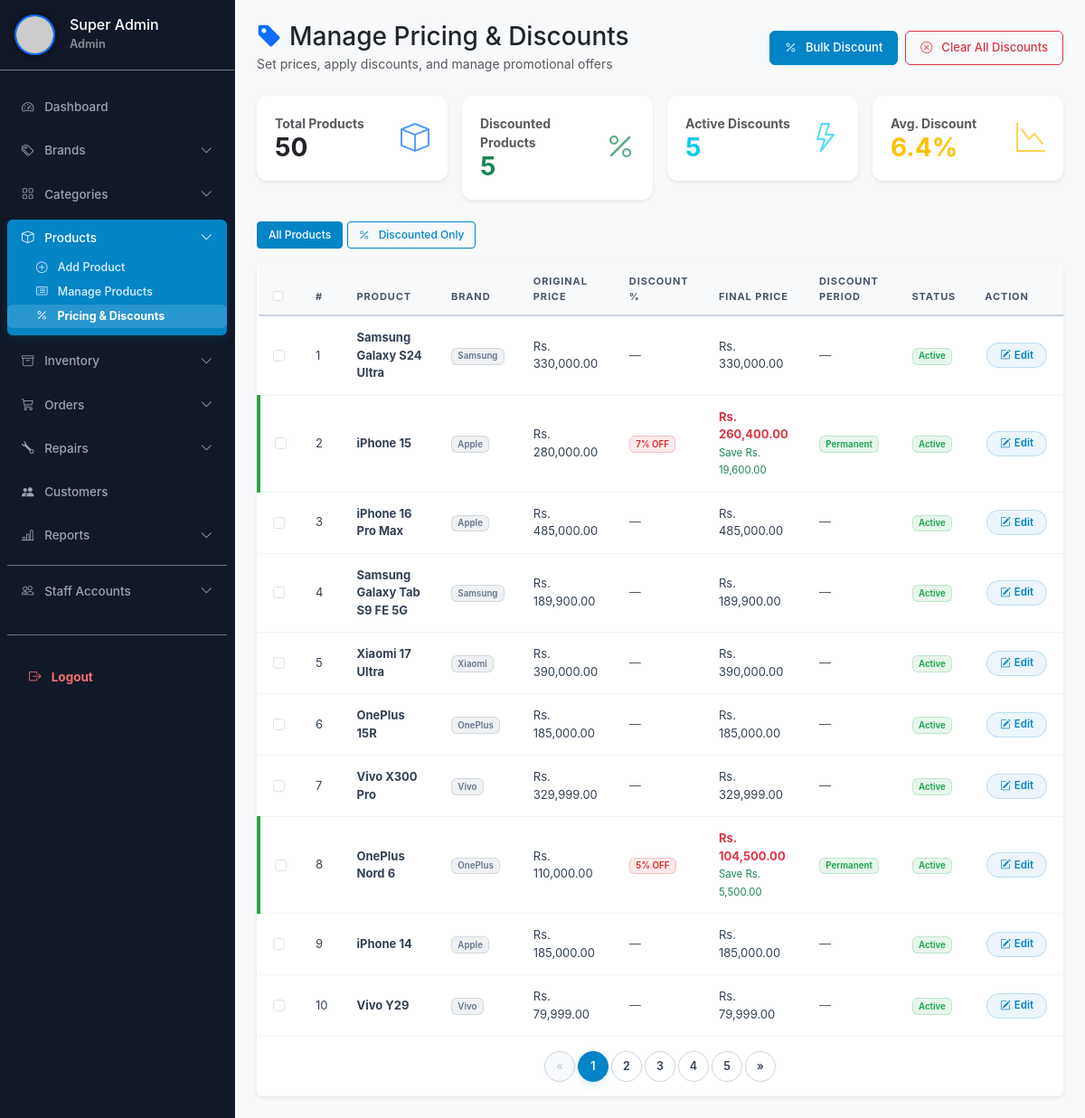
The page /legacy_php_backup/admin/manage-pricing.php (signed in) on the database its author committed.
### tables this page shows
CREATE TABLE `tblproducts` (
  `ID` int(11) NOT NULL AUTO_INCREMENT,
  `ProductName` varchar(200) NOT NULL,
  `BrandName` varchar(100) DEFAULT NULL,
  `CategoryName` varchar(100) DEFAULT NULL,
  `ModelNumber` varchar(50) DEFAULT NULL,
  `SimType` varchar(50) DEFAULT 'Dual SIM',
  `Color` varchar(50) DEFAULT NULL,
  `RAM` varchar(50) DEFAULT NULL,
  `ROM` varchar(50) DEFAULT NULL,
  `ExpandableUpto` varchar(50) DEFAULT NULL,
  `FrontCamera` varchar(100) DEFAULT NULL,
  `Processor` varchar(100) DEFAULT NULL,
  `Display` varchar(100) DEFAULT NULL,
  `KeyFeature` mediumtext DEFAULT NULL,
  `Specification` mediumtext DEFAULT NULL,
  `Image1` varchar(200) DEFAULT NULL,
  `Image2` varchar(200) DEFAULT NULL,
  `Image3` varchar(200) DEFAULT NULL,
  `Stock` int(11) NOT NULL DEFAULT 0,
  `Price` decimal(10,2) NOT NULL DEFAULT 0.00,
  `DiscountPercent` decimal(5,2) NOT NULL DEFAULT 0.00,
  `DiscountStartDate` date DEFAULT NULL,
  `DiscountEndDate` date DEFAULT NULL,
  `Status` int(1) DEFAULT 1,
  `CreationDate` timestamp NOT NULL DEFAULT current_timestamp(),
  PRIMARY KEY (`ID`),
  KEY `idx_status` (`Status`),
  KEY `idx_brand` (`BrandName`),
  KEY `idx_category` (`CategoryName`),
  KEY `idx_price` (`Price`),
  KEY `idx_stock` (`Stock`)
);

### legacy_php_backup/admin/manage-pricing.php (the view, shortened to what the rows shown need)
<?php
include('../includes/components/pricing_helper.php');
include("../includes/admin/auth_admin.php");
if (true) {
    $filter = '';
    $query_pricing = "SELECT tblproducts.*,
                             IFNULL(NULLIF(tblproducts.Price, 0), (SELECT MIN(v.Price) FROM tblproduct_variants v WHERE v.ProductId = tblproducts.ID)) AS Price
                      FROM tblproducts
                      $filter
                      ORDER BY tblproducts.CreationDate DESC";
    $ret = mysqli_query($conn, $query_pricing);
    $total = mysqli_num_rows($ret);
    $limit = 10;
    $page = isset($_GET['page']) && is_numeric($_GET['page']) ? (int) $_GET['page'] : 1;
    $offset = ($page - 1) * $limit;
    $query_pricing_paginated = $query_pricing . " LIMIT $limit OFFSET $offset";
    $ret_paginated = mysqli_query($conn, $query_pricing_paginated);
    ?>
    <!DOCTYPE html>
    <html lang="en">
    <head>
        <link href="https://cdn.jsdelivr.net/npm/bootstrap@5.3.0/dist/css/bootstrap.min.css" rel="stylesheet">
        <link rel="stylesheet" href="https://cdn.jsdelivr.net/npm/bootstrap-icons@1.10.5/font/bootstrap-icons.css">
    </head>
    <body class="bg-light">
        <div class="d-flex">
            <div class="flex-grow-1">
                <?php include_once('../includes/admin/header.php'); ?>
                <div class="container-fluid p-4">
                    <div class="card shadow-sm border-0">
                        <div class="card-body p-0">
                            <form method="post" id="bulkSelectForm">
                                <div class="table-responsive">
                                    <table class="table table-hover align-middle mb-0">
                                        <thead class="table-dark">
                                            <tr>
                                                <th style="width:40px;"><input type="checkbox" class="form-check-input"
                                                        id="selectAll" onclick="toggleAll(this)"></th>
                                                <th>#</th>
                                                <th>Product</th>
                                                <th>Brand</th>
                                                <th>Original Price</th>
                                                <th>Discount %</th>
                                                <th>Final Price</th>
                                                <th>Discount Period</th>
                                                <th>Status</th>
                                                <th>Action</th>
                                            </tr>
                                        </thead>
                                        <tbody>
                                            <?php
                                            if ($total > 0) {
                                                $cnt = $offset + 1;
                                                while ($row = mysqli_fetch_array($ret_paginated)) {
                                                    $discount_active = isDiscountActive($row);
                                                    $final_price = getDiscountedPrice($row);
                                                    $savings = getDiscountSavings($row);
                                                    $row_class = '';
                                                    $discount_pct = floatval($row['DiscountPercent']);
                                                    if ($discount_pct > 0) {
                                                        $today = date('Y-m-d');
                                                        if (!empty($row['DiscountEndDate']) && $today > $row['DiscountEndDate']) {
                                                            $row_class = 'discount-expired';
                                                        } elseif (!empty($row['DiscountStartDate']) && $today < $row['DiscountStartDate']) {
                                                            $row_class = 'discount-scheduled';
                                                        } else {
                                                            $row_class = 'discount-active';
                                                        }
                                                    }
                                                    ?>
                                                    <tr class="pricing-row <?php echo $row_class; ?>">
                                                        <td><input type="checkbox" class="form-check-input bulk-check"
                                                                name="bulk_ids[]" value="<?php echo $row['ID']; ?>"></td>
                                                        <td><?php echo $cnt; ?></td>
                                                        <td class="fw-bold"><?php echo htmlspecialchars($row['ProductName']); ?>
                                                        </td>
                                                        <td><span
                                                                class="badge bg-secondary"><?php echo htmlspecialchars($row['BrandName']); ?></span>
                                                        </td>
                                                        <td>Rs. <?php echo number_format($row['Price'], 2); ?></td>
                                                        <td>
                                                            <?php if ($discount_pct > 0): ?>
                                                                <span
                                                                    class="badge bg-danger discount-badge"><?php echo number_format($discount_pct, 0); ?>%
                                                                    OFF</span>
                                                            <?php else: ?>
                                                                <span class="text-muted">—</span>
                                                            <?php endif; ?>
                                                        </td>
                                                        <td>
                                                            <?php if ($discount_active): ?>
                                                                <span class="price-discounted">Rs.
                                                                    <?php echo number_format($final_price, 2); ?></span>
                                                                <br><small class="text-success">Save Rs.
                                                                    <?php echo number_format($savings, 2); ?></small>
                                                            <?php else: ?>
                                                                Rs. <?php echo number_format($row['Price'], 2); ?>
                                                            <?php endif; ?>
                                                        </td>
                                                        <td>
                                                            <?php if ($discount_pct > 0): ?>
                                                                <?php if (empty($row['DiscountStartDate']) && empty($row['DiscountEndDate'])): ?>
                                                                    <span
                                                                        class="badge bg-success bg-opacity-10 text-success">Permanent</span>
                                                                <?php endif; ?>
                                                            <?php else: ?>
                                                                <span class="text-muted">—</span>
                                                            <?php endif; ?>
                                                        </td>
                                                        <td>
                                                            <?php if ($row['Status'] == 1): ?>
                                                                <span class="badge bg-success">Active</span>
                                                            <?php else: ?>
                                                                <span class="badge bg-danger">Inactive</span>
                                                            <?php endif; ?>
                                                        </td>
                                                        <td>
                                                            <button type="button" class="btn btn-sm btn-primary"
                                                                onclick="openPricingModal(<?php echo $row['ID']; ?>, '<?php echo addslashes($row['ProductName']); ?>', <?php echo $row['Price']; ?>, <?php echo $row['DiscountPercent']; ?>, '<?php echo $row['DiscountStartDate'] ?? ''; ?>', '<?php echo $row['DiscountEndDate'] ?? ''; ?>')">
                                                                <i class="bi bi-pencil-square"></i> Edit
                                                            </button>
                                                        </td>
                                                    </tr>
                                                    <?php $cnt++;
                                                }
                                            } ?>
                                        </tbody>
                                    </table>
                                </div>
                            </form>
                        </div>
                    </div>
                </div>
            </div>
        </div>
        <?php include_once('../includes/components/confirmation.php'); ?>
    </body>
    </html>
<?php } ?>

### rows shown on the page
tblproducts: ProductName "Samsung Galaxy S24 Ultra", BrandName "Samsung", Price "330,000.00", Status "Active"
tblproducts: ProductName "iPhone 15", BrandName "Apple", Price "280,000.00", DiscountPercent "7", final_price "260,400.00", savings "19,600.00", shows "Permanent", Status "Active"
tblproducts: ProductName "iPhone 16 Pro Max", BrandName "Apple", Price "485,000.00", Status "Active"
tblproducts: ProductName "Samsung Galaxy Tab S9 FE 5G", BrandName "Samsung", Price "189,900.00", Status "Active"
tblproducts: ProductName "Xiaomi 17 Ultra", BrandName "Xiaomi", Price "390,000.00", Status "Active"
tblproducts: ProductName "OnePlus 15R", BrandName "OnePlus", Price "185,000.00", Status "Active"
tblproducts: ProductName "Vivo X300 Pro", BrandName "Vivo", Price "329,999.00", Status "Active"
tblproducts: ProductName "OnePlus Nord 6", BrandName "OnePlus", Price "110,000.00", DiscountPercent "5", final_price "104,500.00", savings "5,500.00", shows "Permanent", Status "Active"
tblproducts: ProductName "iPhone 14", BrandName "Apple", Price "185,000.00", Status "Active"
tblproducts: ProductName "Vivo Y29", BrandName "Vivo", Price "79,999.00", Status "Active"

### other values the page prints
$admin_name "Super Admin"
$admin_role "Admin"
$stats_total['cnt'] "50"
$stats_discounted['cnt'] "5"
$stats_active_discount['cnt'] "5"
$stats_avg_discount['avg_d'] "6.4"
